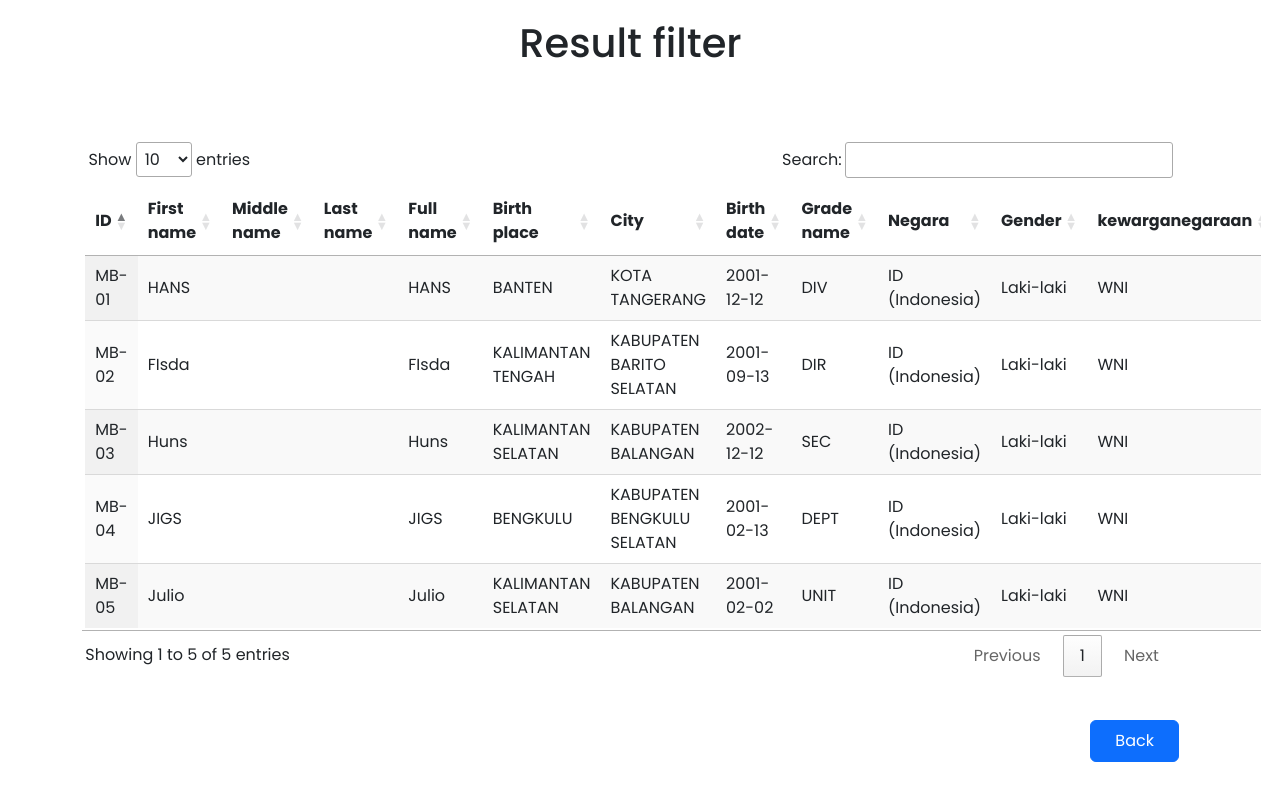
The app's page /filter_data_result.php (signed in) with its own data.
### tables this page shows
CREATE TABLE `employee` (
  `id` int(11) NOT NULL,
  `nik` varchar(255) NOT NULL,
  `first_name` varchar(255) NOT NULL,
  `middle_name` varchar(255) NOT NULL,
  `last_name` varchar(255) NOT NULL,
  `birth_place` varchar(255) NOT NULL,
  `regencies` varchar(255) NOT NULL,
  `birth_date` date NOT NULL,
  `grade_name` varchar(255) NOT NULL,
  `negara` varchar(255) NOT NULL,
  `gender` varchar(255) NOT NULL,
  `kewarganegaraan` varchar(255) NOT NULL,
  `gambar` varchar(255) DEFAULT NULL,
  `password` varchar(255) NOT NULL,
  `username` varchar(255) NOT NULL,
  `hr_name` varchar(255) NOT NULL
);

CREATE TABLE `provinces` (
  `id` char(2) NOT NULL,
  `name` varchar(255) NOT NULL
);

CREATE TABLE `regencies` (
  `id` char(4) NOT NULL,
  `province_id` char(2) NOT NULL,
  `name` varchar(255) NOT NULL
);

CREATE TABLE `hrmposition` (
  `position_id` int(11) NOT NULL,
  `position_name` varchar(255) NOT NULL,
  `position_level` varchar(255) NOT NULL,
  `parent_id` varchar(255) NOT NULL,
  `parent_path` varchar(255) NOT NULL
);

CREATE TABLE `geo_countries` (
  `name` varchar(100) NOT NULL,
  `abv` char(2) NOT NULL DEFAULT '' COMMENT 'ISO 3661-1 alpha-2',
  `abv3` char(3) DEFAULT NULL COMMENT 'ISO 3661-1 alpha-3',
  `abv3_alt` char(3) DEFAULT NULL,
  `code` char(3) DEFAULT NULL COMMENT 'ISO 3661-1 numeric',
  `slug` varchar(100) NOT NULL
);

### filter_data_result.php (the view, shortened to what this page needs)
<!DOCTYPE html>
<html lang="en">
<head>
    <link rel=" stylesheet" href="boostrapV5/bs5.css">
    <link rel="stylesheet" href="css/StylingFilter.css">
    <link rel="stylesheet" href="https://cdn.datatables.net/1.13.4/css/jquery.dataTables.css" />
</head>
<body>
    <div class="container">
        <div class="row">
            <div class="d-flex justify-content-center">
                <h1>
                    Result filter
                </h1>
            </div>
            <div class="col">
                <div class="data-table">
                    <table id="myTable" class="display responsive data-table">
                        <thead>
                            <tr>
                                <th>ID</th>
                                <th>First name</th>
                                <th>Middle name</th>
                                <th>Last name</th>
                                <th>Full name</th>
                                <th>Birth place</th>
                                <th>City</th>
                                <th>Birth date</th>
                                <th>Grade name</th>
                                <th>Negara</th>
                                <th>Gender</th>
                                <th>kewarganegaraan</th>
                            </tr>
                        </thead>
                        <tbody>
                            <?php
                            require_once 'koneksi.php';
                            $sql = "SELECT *, CONCAT(first_name, ' ', middle_name, ' ', last_name)
                            AS full_name, provinces.name AS name_of_provinces, employee.nik AS nik_of_employee,
                            hrmposition.position_level AS position_level, regencies.name AS name_of_city, geo_countries.name AS name_of_country
                            FROM employee
                            JOIN provinces ON provinces.id = employee.birth_place
                            JOIN regencies ON regencies.id = employee.regencies
                            JOIN hrmposition ON hrmposition.position_id = employee.grade_name
                            JOIN geo_countries ON employee.negara = geo_countries.abv
                            ";;
                            $result = mysqli_query($koneksi, $sql);
                            if (mysqli_num_rows($result) > 0) {
                                while ($data = mysqli_fetch_assoc($result)) {
                            ?>
                                    <tr>
                                        <td><?php echo $data['nik'] ?></td>
                                        <td><?php echo $data['first_name'] ?></td>
                                        <td><?php echo $data['middle_name'] ?></td>
                                        <td><?php echo $data['last_name'] ?></td>
                                        <td><?php echo $data['full_name'] ?></td>
                                        <td><?php echo $data['name_of_provinces'] ?></td>
                                        <td><?php echo $data['name_of_city'] ?></td>
                                        <td><?php echo $data['birth_date'] ?></td>
                                        <td><?php echo $data['position_level'] ?></td>
                                        <td><?php echo $data['negara'] ?> (<?php echo $data['name_of_country'] ?>)</td>
                                        <td><?php echo $data['gender'] ?></td>
                                        <td><?php echo $data['kewarganegaraan'] ?></td>
                                    </tr>
                                <?php } ?>
                            <?php } ?>
                        </tbody>
                    </table>
                </div>
                <div class="d-flex justify-content-end button-back-result">
                    <a href="filter_data.php">
                        <button class="btn btn-primary">
                            Back
                        </button>
                    </a>
                </div>
            </div>
        </div>
    </div>
</body>
</html>

### css/StylingFilter.css (style rules this page uses)
* { margin: 0; padding: 0.2rem 0.2rem 0.1rem 0.2rem; box-sizing: border-box; font-family: 'Poppins', sans-serif; }
body { overflow-x: hidden; }
.container .row .col .data-table { margin-top: 3rem; }
.container .row .col .button-back-result { margin-top: 2rem; }
.container .row .col .button-back-result a button { padding: 0.5rem 1.5rem 0.5rem 1.5rem; }

### records on screen
employee: nik "MB-04", first_name "JIGS", full_name "JIGS", provinces.name "BENGKULU", regencies.name "KABUPATEN BENGKULU SELATAN", birth_date "2001-02-13", hrmposition.position_level "DEPT", negara "ID", geo_countries.name "Indonesia", gender "Laki-laki", kewarganegaraan "WNI"
employee: nik "MB-01", first_name "HANS", full_name "HANS", provinces.name "BANTEN", regencies.name "KOTA TANGERANG", birth_date "2001-12-12", hrmposition.position_level "DIV", negara "ID", geo_countries.name "Indonesia", gender "Laki-laki", kewarganegaraan "WNI"
employee: nik "MB-02", first_name "FIsda", full_name "FIsda", provinces.name "KALIMANTAN TENGAH", regencies.name "KABUPATEN BARITO SELATAN", birth_date "2001-09-13", hrmposition.position_level "DIR", negara "ID", geo_countries.name "Indonesia", gender "Laki-laki", kewarganegaraan "WNI"
employee: nik "MB-03", first_name "Huns", full_name "Huns", provinces.name "KALIMANTAN SELATAN", regencies.name "KABUPATEN BALANGAN", birth_date "2002-12-12", hrmposition.position_level "SEC", negara "ID", geo_countries.name "Indonesia", gender "Laki-laki", kewarganegaraan "WNI"
employee: nik "MB-05", first_name "Julio", full_name "Julio", provinces.name "KALIMANTAN SELATAN", regencies.name "KABUPATEN BALANGAN", birth_date "2001-02-02", hrmposition.position_level "UNIT", negara "ID", geo_countries.name "Indonesia", gender "Laki-laki", kewarganegaraan "WNI"
